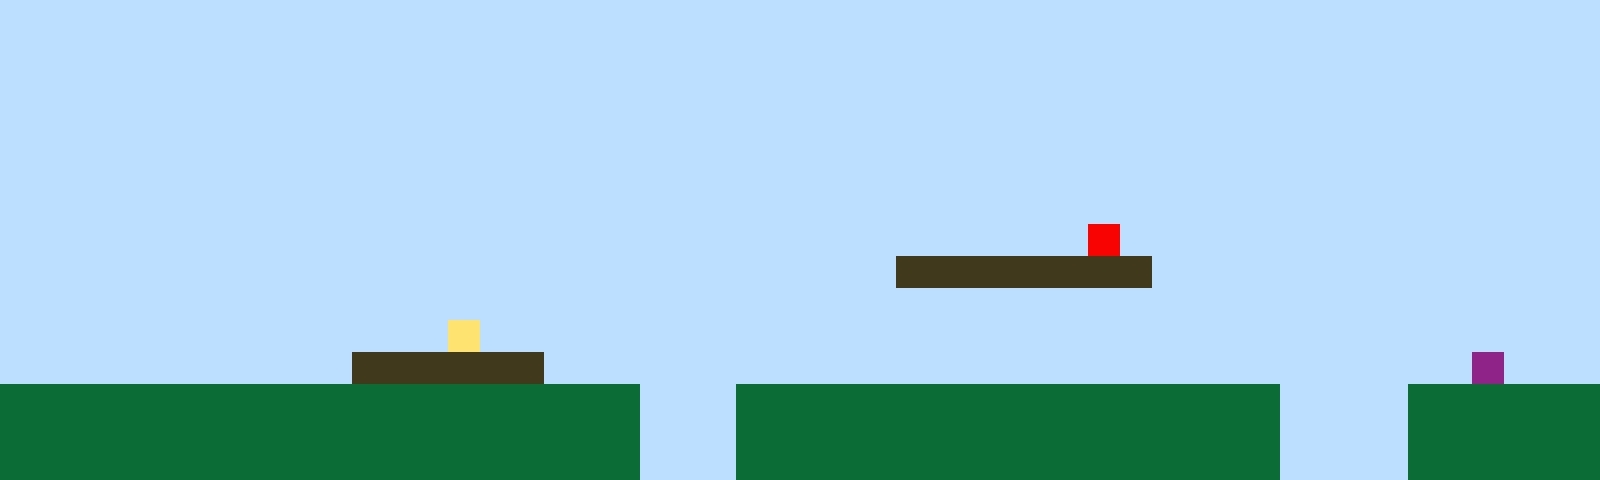

Rendered tile map (Tiled .tmx) drawn with the repository's tilesets; below, a short description and the full map source, tile grids included:
An orthogonal 50x15 tile map with 32x32 px tiles, 1 tile layer (Tile Layer 1).

<map version="1.10" tiledversion="1.11.2" orientation="orthogonal" renderorder="right-up" width="50" height="15" tilewidth="32" tileheight="32" infinite="0" nextlayerid="2" nextobjectid="1"><editorsettings><export target="map1.csv" format="csv" /></editorsettings><tileset firstgid="1" name="sprites" tilewidth="32" tileheight="32" tilecount="6" columns="3"><image source="sprites.png" width="96" height="64" /></tileset><layer id="1" name="Tile Layer 1" width="50" height="15"><data encoding="csv">1,1,1,1,1,1,1,1,1,1,1,1,1,1,1,1,1,1,1,1,1,1,1,1,1,1,1,1,1,1,1,1,1,1,1,1,1,1,1,1,1,1,1,1,1,1,1,1,1,1,1,1,1,1,1,1,1,1,1,1,1,1,1,1,1,1,1,1,1,1,1,1,1,1,1,1,1,1,1,1,1,1,1,1,1,1,1,1,1,1,1,1,1,1,1,1,1,1,1,1,1,1,1,1,1,1,1,1,1,1,1,1,1,1,1,1,1,1,1,1,1,1,1,1,1,1,1,1,1,1,1,1,1,1,1,1,1,1,1,1,1,1,1,1,1,1,1,1,1,1,1,1,1,1,1,1,1,1,1,1,1,1,1,1,1,1,1,1,1,1,1,1,1,1,1,1,1,1,1,1,1,1,1,1,1,1,1,1,1,1,1,1,1,1,1,1,1,1,1,1,1,1,1,1,1,1,1,1,1,1,1,1,1,1,1,1,1,1,1,1,1,1,1,1,1,1,1,1,1,1,1,1,1,1,1,1,1,1,1,1,1,1,1,1,1,1,1,1,1,1,1,1,1,1,1,1,1,1,1,1,1,1,1,1,1,1,1,1,1,1,1,1,1,1,1,1,1,1,1,1,1,1,1,1,1,1,1,1,1,1,1,1,1,1,1,1,1,1,1,1,1,1,1,1,1,1,1,1,1,1,1,1,1,1,1,1,1,1,1,1,1,1,1,1,1,1,1,1,1,1,1,1,1,1,1,1,1,1,1,1,1,1,1,1,1,1,1,1,1,1,1,1,1,1,1,1,1,1,1,1,1,1,1,1,1,1,1,1,1,1,1,1,1,1,1,1,1,1,1,1,1,1,1,1,5,1,1,1,1,1,1,1,1,1,1,1,1,1,1,1,1,1,1,1,1,1,1,1,1,1,1,1,1,1,1,1,1,1,1,1,1,1,1,1,1,1,1,1,3,3,3,3,3,3,3,3,1,1,1,1,1,1,1,1,1,1,1,1,1,1,1,1,1,1,1,1,1,1,1,1,1,1,1,1,1,1,1,1,1,1,1,1,1,1,1,1,1,1,1,1,1,1,1,1,1,1,1,1,1,1,1,1,1,1,1,1,1,1,1,1,1,1,1,1,1,1,1,1,1,1,1,1,1,1,4,1,1,1,1,1,1,1,1,1,1,1,1,1,1,1,1,1,1,1,1,1,1,1,1,1,1,1,1,1,1,1,1,1,1,1,1,1,1,1,1,1,1,1,1,1,1,3,3,3,3,3,3,1,1,1,1,1,1,1,1,1,1,1,1,1,1,1,1,1,1,1,1,1,1,1,1,1,1,1,1,1,6,1,1,1,2,2,2,2,2,2,2,2,2,2,2,2,2,2,2,2,2,2,2,2,1,1,1,2,2,2,2,2,2,2,2,2,2,2,2,2,2,2,2,2,1,1,1,1,2,2,2,2,2,2,2,2,2,2,2,2,2,2,2,2,2,2,2,2,2,2,2,2,2,2,1,1,1,2,2,2,2,2,2,2,2,2,2,2,2,2,2,2,2,2,1,1,1,1,2,2,2,2,2,2,2,2,2,2,2,2,2,2,2,2,2,2,2,2,2,2,2,2,2,2,1,1,1,2,2,2,2,2,2,2,2,2,2,2,2,2,2,2,2,2,1,1,1,1,2,2,2,2,2,2</data></layer></map>
